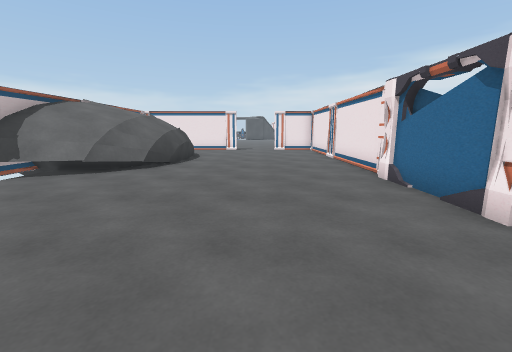
[1] (above)

22 first-person views from a walk through a scene from a Unity 3-D project. The camera is 1.2 m above the floor, tilts 10° down and sees 90° across. Doors are open. The floor is counted in squares, 1 m on a side. Each view is taken from the middle of a square. On the plan, view 1 faces up. The plan holds only what a view shows up to about 12 squares ahead; the rest is blank. The place goes on beyond the plan. The player character is not drawn. Some animated figures are left out. Some surface patterns are stand-ins.

[2]
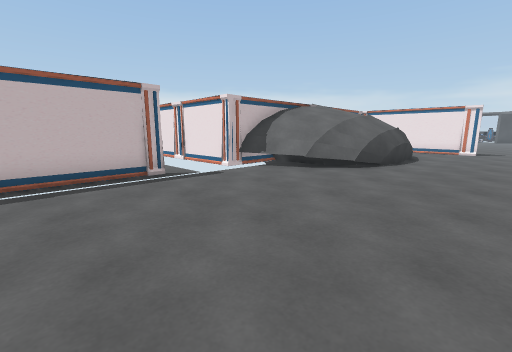

[3]
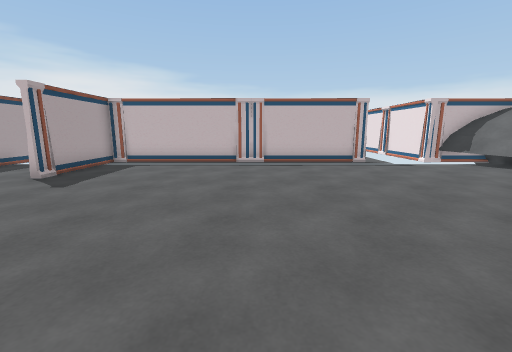

[4]
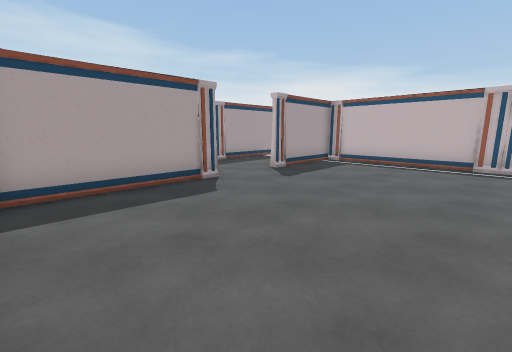

[5]
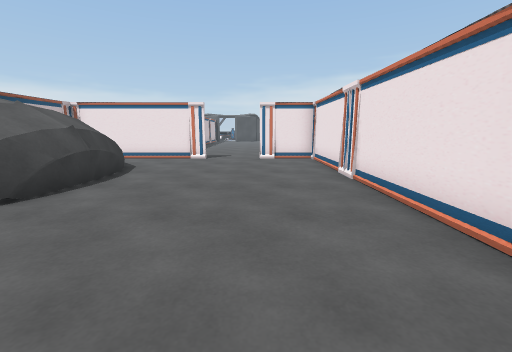

[6]
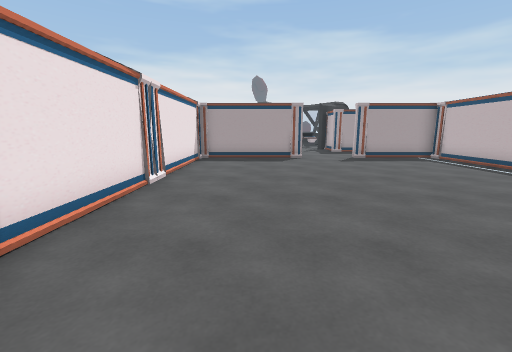

[7]
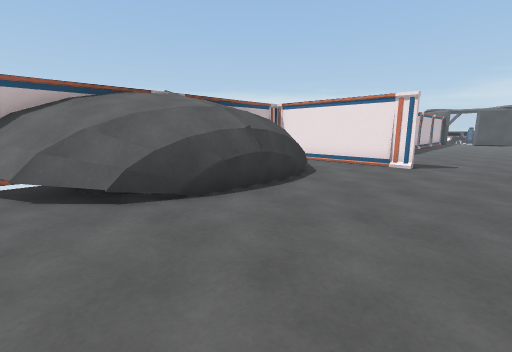

[8]
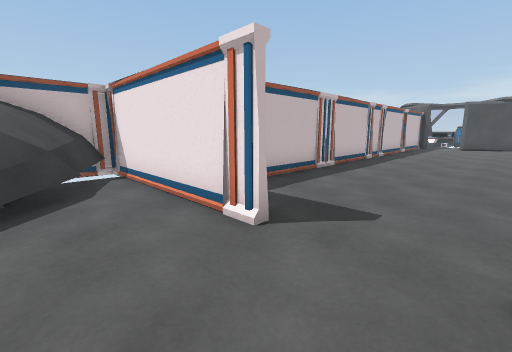

[9]
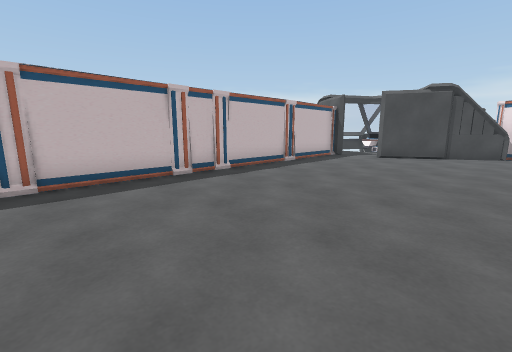

[10]
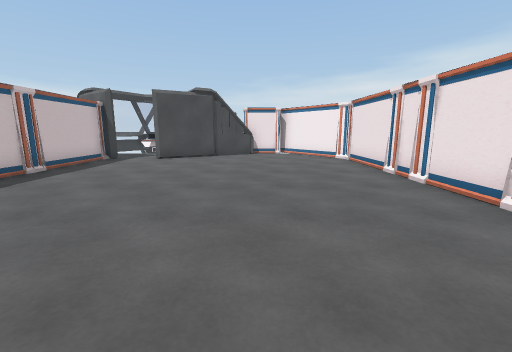

[11]
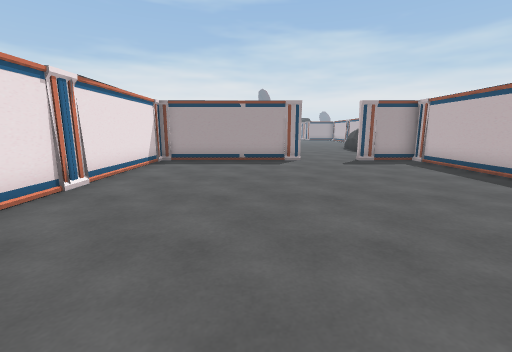

[12]
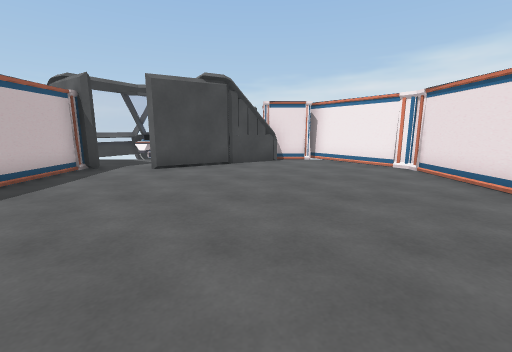

[13]
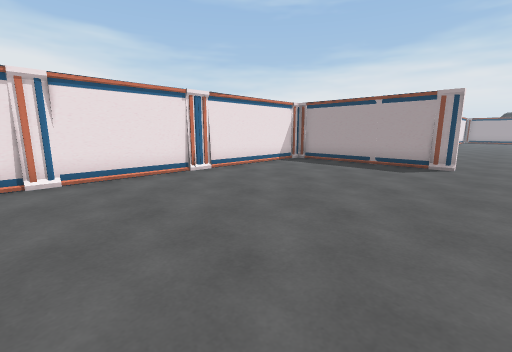

[14]
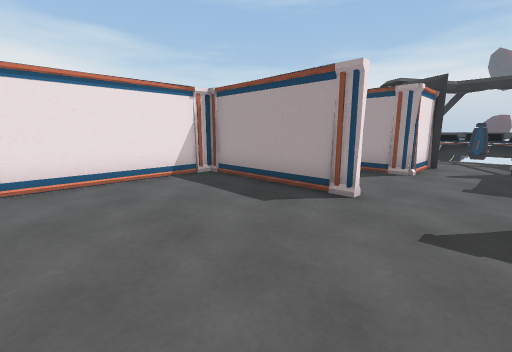

[15]
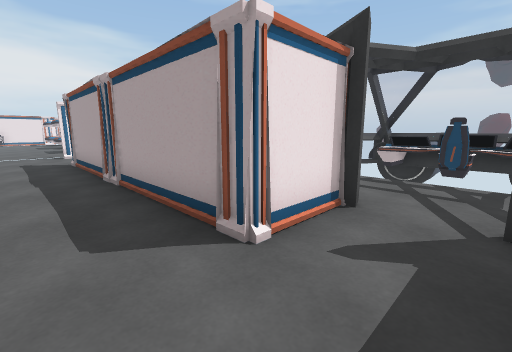

[16]
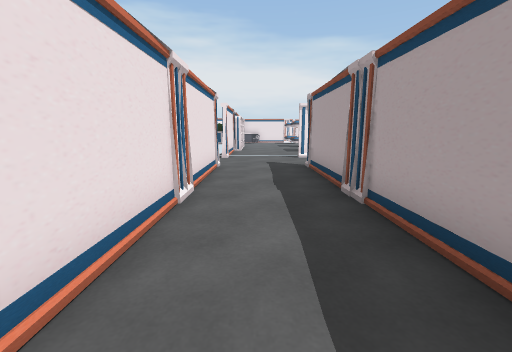

[17]
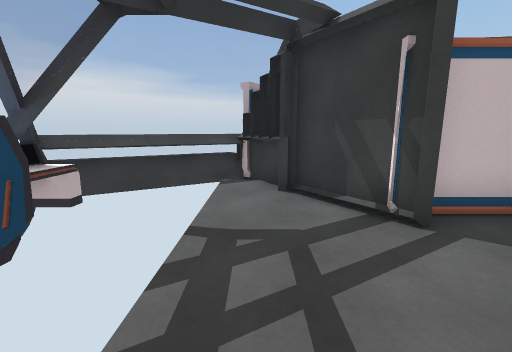

[18]
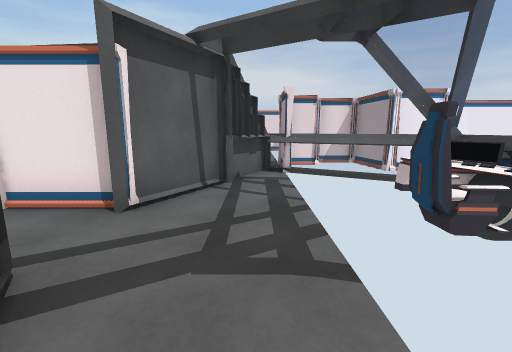

[19]
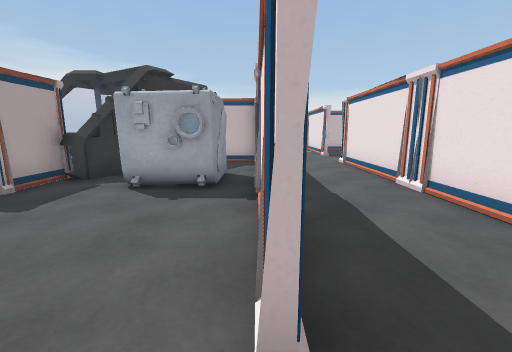

[20]
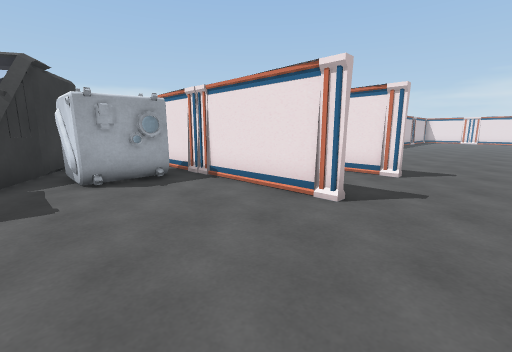

[21]
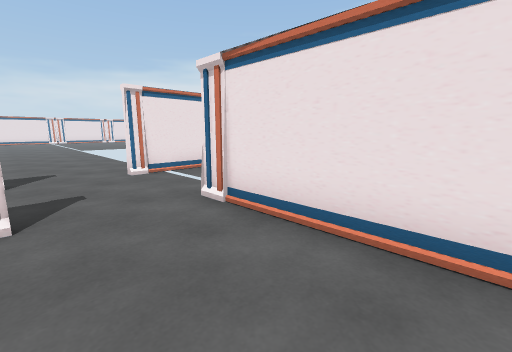

[22]
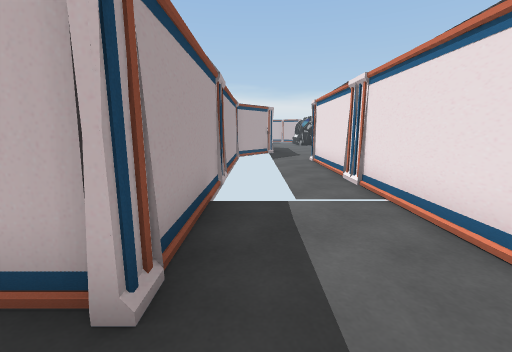

### Floor plan
Points are (right, up) in squares from view 1. A wall is a line through its corners. A room is listed if a view was taken in it or the views show most of it. See-through windows are left out.
Room 1 (views 1, 2, 3, 4, 5, 6, 7, 8, 14)
walls: (3.5, 3.6) (3.5, 6.2); (3.3, 6.2) (3.3, 6.7); (3.5, 7) (3.5, 16.3) (1.1, 16.3); (-3.9, 8.7) (-4.6, 7.9); (-7, 3.2) (-7, -6.6) (-3.4, -6.6); (-3.1, 10.6) (-3.3, 9.5); (-7, 7.9) (-7, 5.6); (-3.4, 11) (-3.4, 10.2); (-3.2, 11.7) (-3.2, 11) (-3.2, 10.3); (-3.4, 11.9) (-3.4, 11.1); (-3.4, 12.5) (-3.2, 11.6); (-3, 12.7) (-3, 11); (-3.5, 13.6) (-3, 12); (-1.1, -6.6) (3.5, -6.6) (3.5, 2.8); (-1.1, 16.3) (-7, 16.3); (-7, 15.8) (-4.8, 14.7) (-4.1, 13.9)
low walls: (-3.4, 8.5) (-3.7, 8.1); (-4.6, 7.9) (-7, 7.9); (-3.4, 8.9) (-4.6, 7.5) (-7.1, 6.2); (-3, 10.1) (-3.4, 8.6) (-4.8, 7.1) (-6.1, 6.5); (-2.9, 10.4) (-3, 9.9); (-2.9, 10.6) (-2.9, 10.1); (-2.9, 12) (-3, 9.4); (-3.2, 12.2) (-3, 11.4); (-3.6, 14) (-3, 12.7); (-6.9, 16) (-4.8, 15) (-3.7, 13.8)
ways out: open door at (0, 16) to room 2; open door at (-2, -6.5) to room 3; open door at (-7, 4.5)
Room 2 (views 9, 10, 11, 12, 13)
walls: (1.1, 16.4) (6.9, 16.4) (6.9, 34.1) (4.4, 37.6); (-3.6, 34.2) (-3.6, 16.4) (-1.1, 16.4); (2.8, 36.3) (2.3, 36.4); (2.8, 36.3) (-1.2, 34); (4.4, 36.9) (2.4, 36.9)
ways out: open door at (0, 16) to room 1; open door at (-2, 34)
Room 3 (views 15, 16, 22)
walls: (-1.1, -11.9) (-1.1, -9.9) (7.9, -9.9); (-4.1, -6.6) (-9.5, -6.6); (8, -6.6) (-1.1, -6.6); (-8.6, -9.9) (-3.6, -9.9) (-3.6, -12.1)
ways out: open door at (-2, -6.5) to room 1; open door at (-2, -12) to room 4; open door at (8, -8) to room 5
Room 4 (views 17, 18)
walls: (-3.3, -11.8) (-5.3, -13.2); (1, -13.1) (-1.1, -11.9); (-5.5, -13.4) (-6.8, -14.3)
low walls: (2.6, -14) (1.6, -13.4); (-6.8, -14.3) (-5, -17.5)
ways out: open door at (-2, -12) to room 3
Room 5 (view 19)
walls: (10.7, -11.4) (10.7, -9.9)
ways out: open door at (8, -8) to room 3; opening at (9.5, -10.5) to room 6; open door at (11, -8)
Room 6 (views 20, 21)
walls: (8, -9.9) (1.6, -9.9); (2.4, -13.7) (2.5, -14.4); (2.3, -14.1) (2.6, -14); (2.5, -14.9) (4.4, -14.9); (10.7, -14.1) (10.7, -11.4); (0.1, -12.7) (2.5, -14); (-1, -9.9) (-1, -11.2)
ways out: opening at (9.5, -10.5) to room 5
objects: other object (2, -13) to (4, -11)

Positions as (right, up) in squares from view 1, and headings:
1: (0, 0), facing up
2: (0, 0), facing up-left
3: (3, -1), facing left
4: (3, -1), facing down-left
5: (1, 5), facing up
6: (1, 5), facing down
7: (1, 7), facing up-left
8: (1, 14), facing up-left
9: (3, 22), facing up-left
10: (3, 23), facing up
11: (3, 27), facing down
12: (2, 26), facing up
13: (0, 26), facing down-right
14: (-3, -2), facing down-right
15: (-3, -8), facing down-right
16: (-1, -8), facing right
17: (0, -14), facing left
18: (-5, -14), facing right
19: (9, -10), facing left
20: (10, -14), facing up-left
21: (8, -14), facing up-right
22: (-2, -9), facing left
